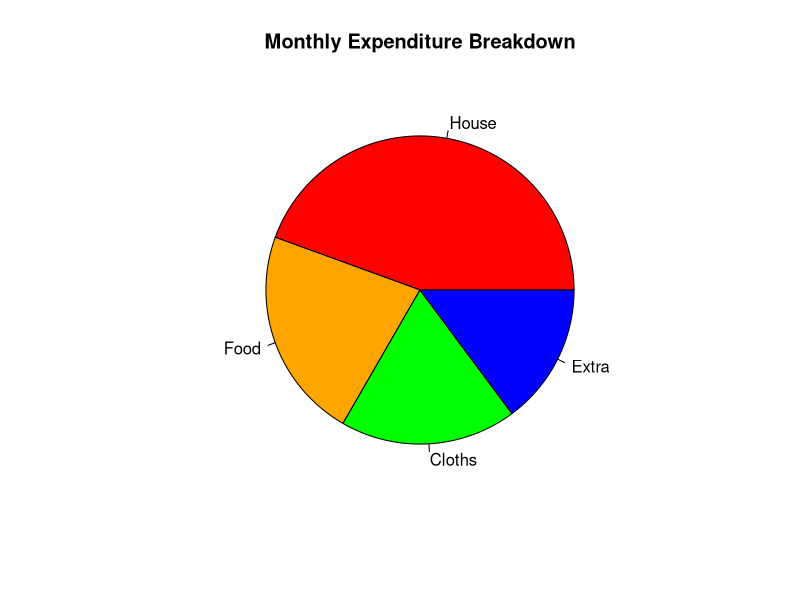

R code for this plot:
# Create Pie Chart
exp <- c(600,300,250,200)
res <- pie(exp,
           main="Monthly Expenditure Breakdown",
           labels = c("House","Food","Cloths","Extra"),
           col = c("red","orange","green","blue"))
print(res)